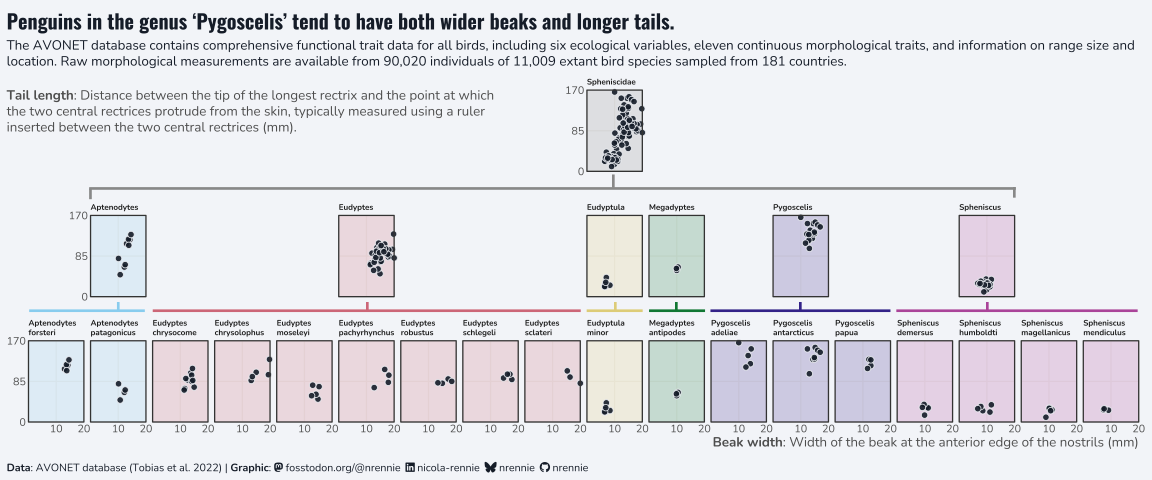

Source code (R):
# Load packages -----------------------------------------------------------

library(tidyverse)
library(showtext)
library(ggtext)
library(nrBrand)
library(glue)
library(ggview)
library(geofacet)
library(rcartocolor)


# Load data ---------------------------------------------------------------

tuesdata <- tidytuesdayR::tt_load("2026-07-14")
many_penguins <- tuesdata$many_penguins


# Load fonts --------------------------------------------------------------

font_add_google("Oswald")
font_add_google("Nunito")
showtext_auto()
showtext_opts(dpi = 300)
title_font <- "Oswald"
body_font <- "Nunito"


# Define colours and fonts-------------------------------------------------

bg_col <- "#F2F4F8"
text_col <- "#151C28"
highlight_col <- "#7F055F"


# Data wrangling ----------------------------------------------------------

# Grid layout
all_species <- many_penguins |>
  select(from = genus, to = species) |>
  distinct() |>
  mutate(level = "species")
all_genus <- tibble(
  from = rep("Spheniscidae", length(unique(all_species$from))),
  to = unique(all_species$from)
) |>
  mutate(level = "genus")
all_penguins <- rbind(all_genus, all_species)
dat1 <- all_penguins |>
  arrange(level, to) |>
  group_by(level) |>
  mutate(x_grid = row_number()) |>
  ungroup()
dat2 <- dat1 |>
  filter(level == "species") |>
  group_by(from) |>
  summarise(x_grid = round(median(x_grid))) |>
  ungroup()
grid_data <- dat1 |>
  left_join(dat2, by = c("to" = "from")) |>
  mutate(
    x_grid = if_else(
      is.na(x_grid.y), x_grid.x, x_grid.y
    )
  ) |>
  select(name = to, level, col = x_grid) |>
  add_row(
    name = "Spheniscidae", level = "family", col = round(median(dat2$x_grid))
  ) |>
  mutate(
    row = case_when(
      level == "family" ~ 1,
      level == "genus" ~ 2,
      TRUE ~ 3
    )
  ) |>
  arrange(desc(row)) |>
  mutate(code = name) |>
  select(name, code, row, col)

# Scatter data
family_penguins <- many_penguins |>
  mutate(name = "Spheniscidae") |>
  select(name, sex, beak.width, tail.length)
genus_penguins <- many_penguins |>
  select(name = genus, sex, beak.width, tail.length)
species_penguins <- many_penguins |>
  select(name = species, sex, beak.width, tail.length)
plot_data <- rbind(family_penguins, rbind(genus_penguins, species_penguins)) |>
  drop_na()

# Colours
col_palette <- rcartocolor::carto_pal(7, "Safe")
names(col_palette) <- c(all_genus$to, "Spheniscidae")

# Define text -------------------------------------------------------------

social <- nrBrand::social_caption(
  bg_colour = bg_col,
  icon_colour = text_col,
  font_colour = text_col,
  font_family = body_font
)
title <- "Penguins in the genus 'Pygoscelis' tend to have both wider beaks and longer tails."
st <- "The AVONET database contains comprehensive functional trait data for all birds, including six ecological variables, eleven continuous morphological traits, and information on range size and location. Raw morphological measurements are available from 90,020 individuals of 11,009 extant bird species sampled from 181 countries."
cap <- source_caption(source = "AVONET database (Tobias et al. 2022)", graphic = social, sep = " | ")


# Plot --------------------------------------------------------------------

ggplot(
  data = plot_data,
  mapping = aes(x = beak.width, y = tail.length)
) +
  geom_rect(
    data = plot_data |> group_by(name) |> slice_head(n = 1),
    mapping = aes(
      xmin = 0, xmax = 20,
      ymin = 0, ymax = 170,
      fill = stringr::str_extract(name, '^[^ ]+')
    ),
    alpha = 0.2
  ) +
  geom_point(
    pch = 21, colour = bg_col, alpha = 0.9, size = 2,
    fill = text_col
  ) +
  facet_geo(~name, grid = grid_data) +
  labs(
    x = "**Beak width**: Width of the beak at the anterior edge of the nostrils (mm)", ,
    y = "**Tail length**: Distance between the tip of the longest rectrix and the point at which<br>the two central rectrices protrude from the skin, typically measured using a ruler<br>inserted between the two central rectrices (mm).",
    title = title,
    subtitle = st,
    caption = cap
  ) +
  scale_x_continuous(
    limits = c(0, 20),
    breaks = c(0, 10, 20),
    labels = c("", 10, 20)
  ) +
  scale_y_continuous(
    limits = c(0, 170),
    breaks = c(0, 85, 170)
  ) +
  scale_fill_manual(
    values = col_palette
  ) +
  coord_cartesian(expand = FALSE, clip = "off") +
  theme_bw(base_size = 10, base_family = body_font) +
  theme(
    legend.position = "none",
    plot.margin = margin(5, 10, 5, 5),
    plot.title.position = "plot",
    plot.caption.position = "plot",
    plot.background = element_rect(fill = bg_col, colour = bg_col),
    panel.background = element_rect(fill = bg_col, colour = bg_col),
    axis.title.x = element_textbox_simple(
      hjust = 1, halign = 1, colour = "grey30",
      valign = 0,
      vjust = 0,
      margin = margin(t = 2)
    ),
    axis.title.y = element_textbox_simple(
      hjust = 0, halign = 0, colour = "grey30",
      width = unit(0, "cm"),
      valign = 1, vjust = 1,
      margin = margin(r = -460)
    ),
    plot.title = element_textbox_simple(
      colour = text_col,
      hjust = 0,
      halign = 0,
      margin = margin(b = 5, t = 5),
      family = title_font,
      face = "bold",
      size = rel(1.5)
    ),
    plot.subtitle = element_textbox_simple(
      colour = text_col,
      hjust = 0,
      halign = 0,
      margin = margin(b = 5, t = 0),
      family = body_font
    ),
    plot.caption = element_textbox_simple(
      colour = text_col,
      hjust = 0,
      halign = 0,
      margin = margin(b = 0, t = 10),
      family = body_font
    ),
    strip.background = element_blank(),
    axis.ticks = element_blank(),
    strip.text = element_textbox_simple(
      face = "bold",
      margin = margin(b = 3, t = 3),
      size = rel(0.6),
      valign = 0,
      vjust = 0
    ),
    strip.clip = "off",
    panel.spacing.y = unit(1.5, "lines"),
    panel.grid.minor = element_blank()
  ) +
  canvas(
    width = 12, height = 5,
    units = "in", bg = bg_col,
    dpi = 300
  ) -> p


# Save --------------------------------------------------------------------

save_ggplot(
  plot = p,
  file = file.path("2026", "2026-07-14", paste0("20260714_raw", ".svg"))
)

# Further annotations made with Inkscape
# Cowplot and geofacet are not playing nicely together :(
